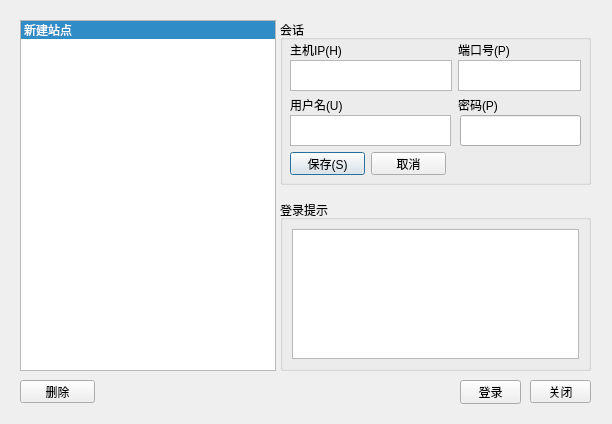
<?xml version="1.0" encoding="UTF-8"?>
<ui version="4.0">
 <class>Dialog</class>
 <widget class="QDialog" name="Dialog">
  <property name="geometry">
   <rect>
    <x>0</x>
    <y>0</y>
    <width>612</width>
    <height>424</height>
   </rect>
  </property>
  <property name="windowTitle">
   <string>Dialog</string>
  </property>
  <property name="inputMethodHints">
   <set>Qt::ImhNone</set>
  </property>
  <widget class="QGroupBox" name="groupBox">
   <property name="geometry">
    <rect>
     <x>280</x>
     <y>20</y>
     <width>311</width>
     <height>165</height>
    </rect>
   </property>
   <property name="maximumSize">
    <size>
     <width>311</width>
     <height>347</height>
    </size>
   </property>
   <property name="title">
    <string>会话</string>
   </property>
   <widget class="QPushButton" name="stationedit">
    <property name="geometry">
     <rect>
      <x>10</x>
      <y>132</y>
      <width>75</width>
      <height>23</height>
     </rect>
    </property>
    <property name="sizePolicy">
     <sizepolicy hsizetype="Expanding" vsizetype="Expanding">
      <horstretch>0</horstretch>
      <verstretch>0</verstretch>
     </sizepolicy>
    </property>
    <property name="text">
     <string>保存(S)</string>
    </property>
   </widget>
   <widget class="QPushButton" name="cancel">
    <property name="geometry">
     <rect>
      <x>91</x>
      <y>132</y>
      <width>75</width>
      <height>23</height>
     </rect>
    </property>
    <property name="inputMethodHints">
     <set>Qt::ImhHiddenText</set>
    </property>
    <property name="text">
     <string>取消</string>
    </property>
   </widget>
   <widget class="QLabel" name="label_2">
    <property name="geometry">
     <rect>
      <x>178</x>
      <y>22</y>
      <width>54</width>
      <height>16</height>
     </rect>
    </property>
    <property name="text">
     <string>端口号(P)</string>
    </property>
   </widget>
   <widget class="QLabel" name="label">
    <property name="geometry">
     <rect>
      <x>10</x>
      <y>22</y>
      <width>54</width>
      <height>16</height>
     </rect>
    </property>
    <property name="text">
     <string>主机IP(H)</string>
    </property>
   </widget>
   <widget class="QTextEdit" name="hostname">
    <property name="geometry">
     <rect>
      <x>10</x>
      <y>40</y>
      <width>162</width>
      <height>31</height>
     </rect>
    </property>
    <property name="maximumSize">
     <size>
      <width>16777215</width>
      <height>31</height>
     </size>
    </property>
   </widget>
   <widget class="QLabel" name="label_3">
    <property name="geometry">
     <rect>
      <x>10</x>
      <y>77</y>
      <width>54</width>
      <height>16</height>
     </rect>
    </property>
    <property name="text">
     <string>用户名(U)</string>
    </property>
   </widget>
   <widget class="QTextEdit" name="username">
    <property name="geometry">
     <rect>
      <x>10</x>
      <y>95</y>
      <width>161</width>
      <height>31</height>
     </rect>
    </property>
    <property name="maximumSize">
     <size>
      <width>16777215</width>
      <height>31</height>
     </size>
    </property>
   </widget>
   <widget class="QTextEdit" name="port">
    <property name="geometry">
     <rect>
      <x>178</x>
      <y>40</y>
      <width>123</width>
      <height>31</height>
     </rect>
    </property>
    <property name="maximumSize">
     <size>
      <width>16777215</width>
      <height>31</height>
     </size>
    </property>
   </widget>
   <widget class="QLineEdit" name="password">
    <property name="geometry">
     <rect>
      <x>180</x>
      <y>95</y>
      <width>121</width>
      <height>31</height>
     </rect>
    </property>
    <property name="maximumSize">
     <size>
      <width>129</width>
      <height>31</height>
     </size>
    </property>
    <property name="echoMode">
     <enum>QLineEdit::Password</enum>
    </property>
   </widget>
   <widget class="QLabel" name="label_4">
    <property name="geometry">
     <rect>
      <x>178</x>
      <y>77</y>
      <width>42</width>
      <height>16</height>
     </rect>
    </property>
    <property name="text">
     <string>密码(P)</string>
    </property>
   </widget>
  </widget>
  <widget class="QListWidget" name="stationlist">
   <property name="geometry">
    <rect>
     <x>20</x>
     <y>20</y>
     <width>256</width>
     <height>351</height>
    </rect>
   </property>
   <property name="contextMenuPolicy">
    <enum>Qt::CustomContextMenu</enum>
   </property>
   <property name="currentRow">
    <number>0</number>
   </property>
   <item>
    <property name="text">
     <string>新建站点</string>
    </property>
   </item>
  </widget>
  <widget class="QPushButton" name="login">
   <property name="geometry">
    <rect>
     <x>460</x>
     <y>380</y>
     <width>61</width>
     <height>24</height>
    </rect>
   </property>
   <property name="sizePolicy">
    <sizepolicy hsizetype="Expanding" vsizetype="Expanding">
     <horstretch>0</horstretch>
     <verstretch>0</verstretch>
    </sizepolicy>
   </property>
   <property name="text">
    <string>登录</string>
   </property>
   <property name="icon">
    <iconset resource="image.qrc">
     <normaloff>:/icons/login.png</normaloff>:/icons/login.png</iconset>
   </property>
  </widget>
  <widget class="QPushButton" name="deletestation">
   <property name="geometry">
    <rect>
     <x>20</x>
     <y>380</y>
     <width>75</width>
     <height>23</height>
    </rect>
   </property>
   <property name="text">
    <string>删除</string>
   </property>
  </widget>
  <widget class="QPushButton" name="close">
   <property name="geometry">
    <rect>
     <x>530</x>
     <y>380</y>
     <width>61</width>
     <height>23</height>
    </rect>
   </property>
   <property name="text">
    <string>关闭</string>
   </property>
  </widget>
  <widget class="QGroupBox" name="groupBox_2">
   <property name="geometry">
    <rect>
     <x>280</x>
     <y>200</y>
     <width>311</width>
     <height>171</height>
    </rect>
   </property>
   <property name="title">
    <string>登录提示</string>
   </property>
   <layout class="QHBoxLayout" name="horizontalLayout">
    <item>
     <widget class="QTextBrowser" name="messinfo"/>
    </item>
   </layout>
  </widget>
 </widget>
 <resources>
  <include location="image.qrc"/>
 </resources>
 <connections/>
</ui>
